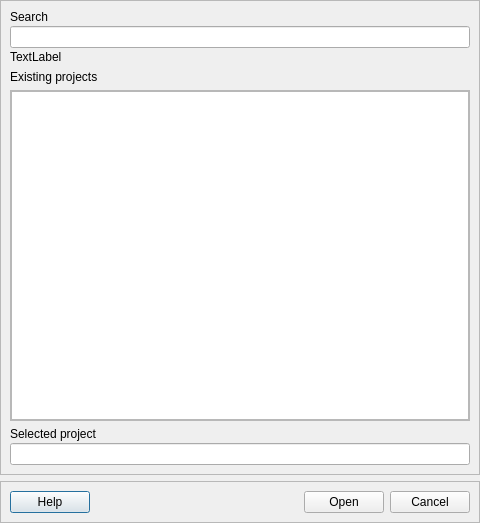
<?xml version="1.0" encoding="UTF-8"?>
<ui version="4.0">
 <class>Dialog</class>
 <widget class="QDialog" name="Dialog">
  <property name="geometry">
   <rect>
    <x>0</x>
    <y>0</y>
    <width>480</width>
    <height>523</height>
   </rect>
  </property>
  <property name="windowTitle">
   <string>Dialog</string>
  </property>
  <layout class="QVBoxLayout" name="verticalLayout_5">
   <property name="leftMargin">
    <number>0</number>
   </property>
   <property name="topMargin">
    <number>0</number>
   </property>
   <property name="rightMargin">
    <number>0</number>
   </property>
   <property name="bottomMargin">
    <number>0</number>
   </property>
   <item>
    <widget class="QFrame" name="frame">
     <property name="frameShape">
      <enum>QFrame::StyledPanel</enum>
     </property>
     <property name="frameShadow">
      <enum>QFrame::Raised</enum>
     </property>
     <layout class="QVBoxLayout" name="verticalLayout_3">
      <item>
       <layout class="QVBoxLayout" name="verticalLayout_28">
        <property name="spacing">
         <number>2</number>
        </property>
        <item>
         <widget class="QLabel" name="label_28">
          <property name="text">
           <string>Search</string>
          </property>
         </widget>
        </item>
        <item>
         <widget class="QLineEdit" name="txt_open_search"/>
        </item>
        <item>
         <widget class="QLabel" name="lbl_open_status_search">
          <property name="text">
           <string>TextLabel</string>
          </property>
         </widget>
        </item>
       </layout>
      </item>
      <item>
       <layout class="QVBoxLayout" name="verticalLayout_2">
        <item>
         <widget class="QLabel" name="label">
          <property name="text">
           <string>Existing projects</string>
          </property>
         </widget>
        </item>
        <item>
         <widget class="QFrame" name="frame_open_project_list">
          <property name="frameShape">
           <enum>QFrame::StyledPanel</enum>
          </property>
          <property name="frameShadow">
           <enum>QFrame::Raised</enum>
          </property>
          <layout class="QVBoxLayout" name="verticalLayout">
           <property name="leftMargin">
            <number>0</number>
           </property>
           <property name="topMargin">
            <number>0</number>
           </property>
           <property name="rightMargin">
            <number>0</number>
           </property>
           <property name="bottomMargin">
            <number>0</number>
           </property>
           <item>
            <widget class="QListView" name="projects_list_view"/>
           </item>
          </layout>
         </widget>
        </item>
       </layout>
      </item>
      <item>
       <layout class="QVBoxLayout" name="verticalLayout_30">
        <property name="spacing">
         <number>2</number>
        </property>
        <item>
         <widget class="QLabel" name="label_30">
          <property name="text">
           <string>Selected project</string>
          </property>
         </widget>
        </item>
        <item>
         <widget class="QLineEdit" name="txt_open_selected_project">
          <property name="readOnly">
           <bool>true</bool>
          </property>
         </widget>
        </item>
       </layout>
      </item>
     </layout>
    </widget>
   </item>
   <item>
    <widget class="QFrame" name="frame_bottom">
     <property name="frameShape">
      <enum>QFrame::StyledPanel</enum>
     </property>
     <property name="frameShadow">
      <enum>QFrame::Raised</enum>
     </property>
     <layout class="QVBoxLayout" name="verticalLayout_4">
      <item>
       <layout class="QHBoxLayout" name="horizontalLayout">
        <item>
         <widget class="QPushButton" name="btn_help">
          <property name="text">
           <string>Help</string>
          </property>
         </widget>
        </item>
        <item>
         <spacer name="horizontalSpacer">
          <property name="orientation">
           <enum>Qt::Horizontal</enum>
          </property>
          <property name="sizeHint" stdset="0">
           <size>
            <width>40</width>
            <height>20</height>
           </size>
          </property>
         </spacer>
        </item>
        <item>
         <widget class="QPushButton" name="btn_open_project">
          <property name="text">
           <string>Open</string>
          </property>
         </widget>
        </item>
        <item>
         <widget class="QPushButton" name="btn_cancel">
          <property name="text">
           <string>Cancel</string>
          </property>
         </widget>
        </item>
       </layout>
      </item>
     </layout>
    </widget>
   </item>
  </layout>
 </widget>
 <resources/>
 <connections/>
</ui>
